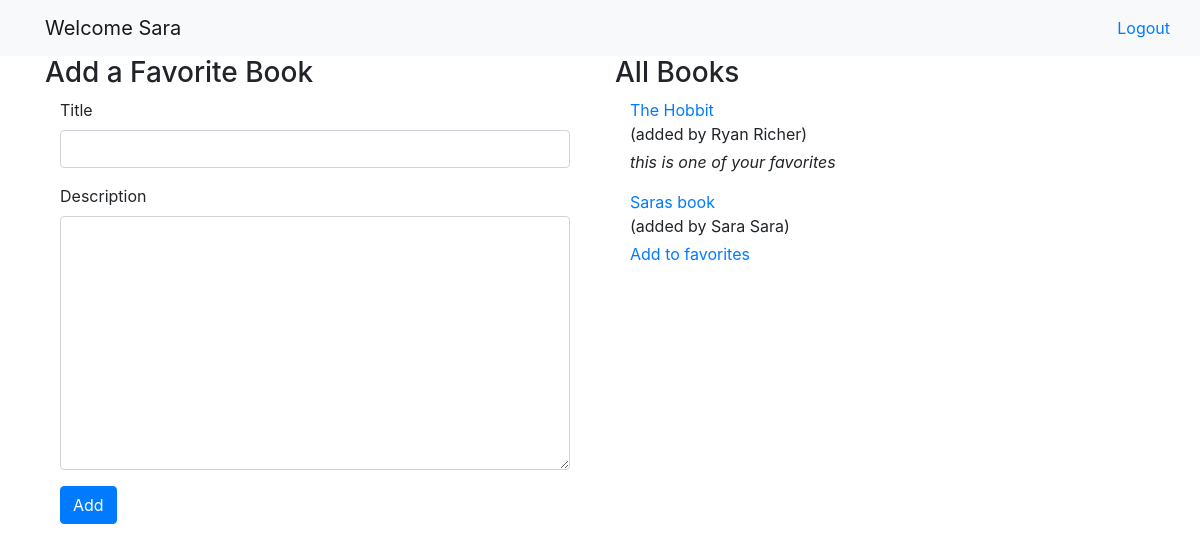
Screenshot of /books (signed in) with the database file from the repository.
### books_app/models.py (models this page shows)
class User(models.Model):
    first_name = models.CharField(max_length=255)
    last_name = models.CharField(max_length=255)
    email = models.CharField(max_length=255)
    password = models.CharField(max_length=255)
    objects = LoginManager()
    created_at = models.DateTimeField(auto_now_add=True)
    updated_at = models.DateTimeField(auto_now=True)

class Book(models.Model):
    creator = models.ForeignKey(User, related_name="created_books", on_delete=models.CASCADE)
    favorites = models.ManyToManyField(User, related_name="favorites")
    title = models.CharField(max_length=255)
    desc = models.TextField()
    objects = BookManager()
    created_at = models.DateTimeField(auto_now_add=True)
    updated_at = models.DateTimeField(auto_now=True)

### books_app/views.py (the view, shortened to what this page needs)
# urls.py: path('books', views.books),
def books(request):
    if request.method == 'GET':
        if not request.session['userid']:
            return redirect('/')
        context = {
            'user': User.objects.get(id=request.session['userid']),
            "books": Book.objects.all()
        }
        return render(request, 'books.html', context)

### books_app/templates/books.html (shortened to what this page needs)
<!DOCTYPE html>
<html lang="en">
<head>
    <link rel="stylesheet" href="https://stackpath.bootstrapcdn.com/bootstrap/4.4.1/css/bootstrap.min.css">
</head>
<body>
    <nav class="navbar navbar-light bg-light">
        <div class="container">
            <a class="navbar-brand">Welcome {{ user.first_name }}</a>
            <div class="justify-content-end">
                <div class='row'>
                    <a href="/logout" class="navbar-item">Logout</a>
                </div>
            </div>
        </div>
    </nav>
    <div class="container">
        <div class='row'>
            <div class='col'>
                <h3>Add a Favorite Book</h3>
                <form action="/books" method="POST">
                    <div class="container">
                        <div class="form-group">
                            <label for="title">Title</label>
                            <input type="text" id='title' name='title' class="form-control">
                        </div>
                        <div class="form-group">
                            <label for="desc">Description</label>
                            <textarea class="form-control" name="desc" id="desc" rows="10"></textarea>
                        </div>
                        <button type="submit" class="btn btn-primary">Add</button>
                    </div>
                </form>
            </div>
            <div class='col'>
                <h3>All Books</h3>
                {% for book in books %}
                <div class="container mb-2">
                    <a href="/books/{{ book.id }}">{{ book.title }}</a>
                    <p class="mb-1">(added by {{ book.creator.first_name }} {{ book.creator.last_name}})</p>
                    {% if user in book.favorites.all %}
                    <p class="font-italic">this is one of your favorites</p>
                    {% else %}
                    <a href="/favorite/{{ book.id }}">Add to favorites</a>
                    {% endif %}
                </div>
                {% endfor %}
            </div>
        </div>
    </div>
</body>
</html>

### rows the page displays
User: first_name "Sara"
Book: title "The Hobbit", creator.first_name "Ryan", creator.last_name "Richer", shows "this is one of your favorites"
Book: title "Saras book", creator.first_name "Sara", creator.last_name "Sara"
